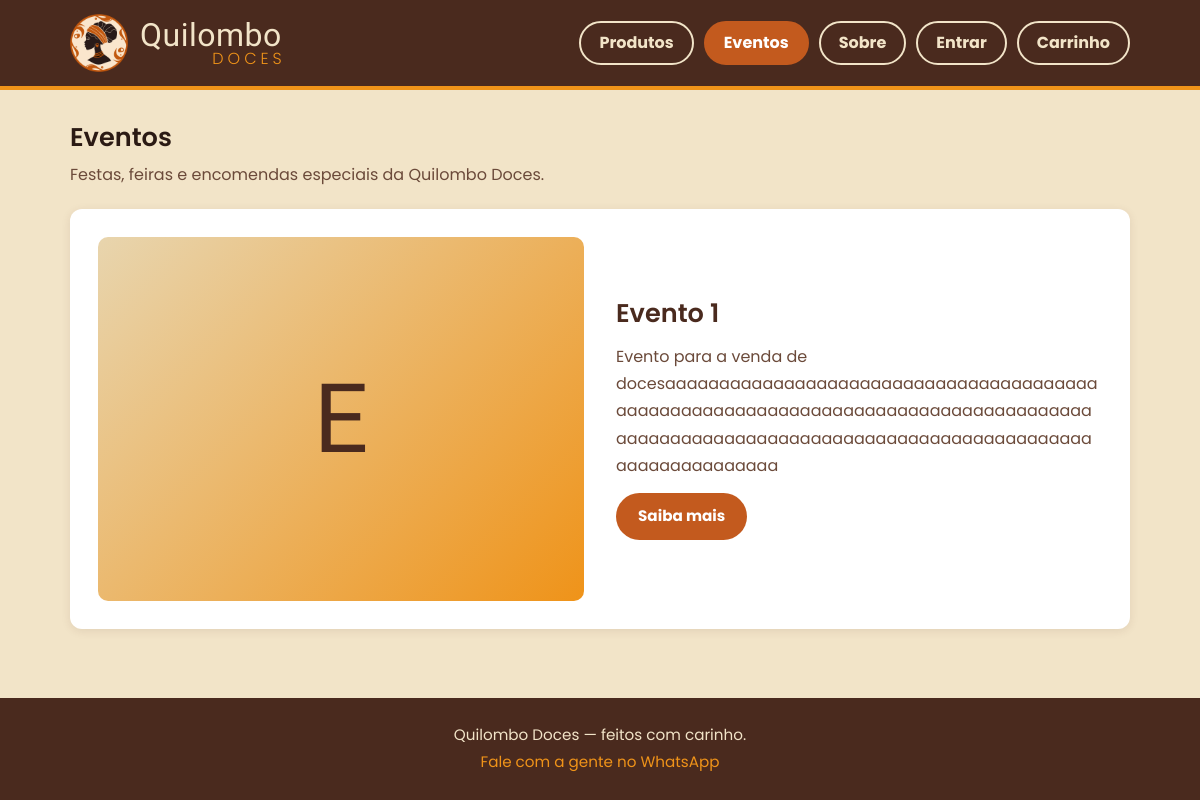
/loja/eventos, run on the app's committed database.
### tables this page shows
CREATE TABLE eventos (
                id     INTEGER PRIMARY KEY AUTOINCREMENT,
                nome   TEXT    NOT NULL,
                descricao TEXT 
            , imagem TEXT);

### app.py (the view)
@app.route("/loja/eventos")
def loja_eventos():
    conn = conectar_banco()
    eventos = conn.execute('SELECT * FROM eventos ORDER BY nome').fetchall()
    conn.close()
    return render_template("loja_eventos.html", eventos=eventos)

### app.py (called while the page is built)
@app.context_processor
def dados_globais():
    return {
        "qtd_carrinho": sum(session.get("carrinho", {}).values()),
        "whatsapp": WHATSAPP,
        "pedidos_pendentes": contar_pedidos_pendentes(),
        "cliente": cliente_atual(),      # cliente logado na loja (ou None)
    }

def contar_pedidos_pendentes():
    conn = conectar_banco()
    qtd = conn.execute(
        "SELECT COUNT(*) FROM pedidos WHERE status = 'informado'").fetchone()[0]
    conn.close()
    return qtd

### contas.py (called while the page is built, shortened)
def cliente_atual():
    id_cliente = session.get("cliente_id")
    if not id_cliente:
        return None

### templates/loja_eventos.html (shortened to what this page needs)
{% extends "base_loja.html" %}
{% block conteudo %}
  <h2 class="secao-titulo">Eventos</h2>
  <p class="secao-intro">Festas, feiras e encomendas especiais da Quilombo Doces.</p>
  {% if eventos %}
    {% for e in eventos %}
      <article class="evento-bloco {% if loop.index is even %}invertido{% endif %}">
        <a class="evento-img" href="{{ url_for('loja_evento', id_evento=e['id']) }}">
          {% if e['imagem'] %}
            <img src="{{ url_for('static', filename='uploads/' ~ e['imagem']) }}" alt="{{ e['nome'] }}">
          {% else %}
            {{ e['nome'][0]|upper }}
          {% endif %}
        </a>
        <div class="evento-texto">
          <h3><a href="{{ url_for('loja_evento', id_evento=e['id']) }}">{{ e['nome'] }}</a></h3>
          {% if e['descricao'] %}
            <p>{{ e['descricao']|truncate(220) }}</p>
          {% endif %}
          <a class="btn btn-principal" href="{{ url_for('loja_evento', id_evento=e['id']) }}">Saiba mais</a>
        </div>
      </article>
    {% endfor %}
  {% else %}
    <p class="vazio">Nenhum evento por enquanto. Volte em breve!</p>
  {% endif %}
{% endblock %}

### static/loja.css (style rules this page uses)
:root { --areia: #f2e4c8; --areia-escura: #e8d5ae; --cacau: #2b1a14; --raiz: #4a2a1e; --cacau-2: #2b1a14; --terracota: #c35a1e; --terracota-hover: #4a2a1e; --ouro: #ef9319; --ouro-hover: #d6820f; --verde: #25d366; --verde-hover: #1da851; --perigo: #c0392b; --sucesso-bg: #e8f6ec; --sucesso-txt: #1e6b3a; --erro-bg: #fdecea; --branco: #ffffff; --borda: #dcc9a0; --texto-suave: #6b4a3a; --raio: 10px; --raio-grande: 12px; --sombra: 0 2px 10px rgba(74, 42, 30, 0.10); --sombra-forte: 0 8px 20px rgba(74, 42, 30, 0.18); --fonte-texto: "Poppins", Arial, sans-serif; --fonte-marca: "Kaushan Script", cursive; --fonte-titulo: "Poppins", Arial, sans-serif; }
* { box-sizing: border-box; }
body { margin: 0; font-family: var(--fonte-texto); font-size: 16px; line-height: 1.5; color: var(--cacau); background: var(--areia); min-height: 100vh; display: flex; flex-direction: column; }
h1, h2, h3 { font-family: var(--fonte-texto); font-weight: 600; line-height: 1.2; }
a { color: var(--terracota); }
h1, h2, h3 { margin: 0; }
a { text-decoration: none; }
.secao-titulo { font-size: 1.6rem; margin: 8px 0 20px; }
.secao-intro { margin: -10px 0 22px; color: var(--texto-suave); }
.btn { display: inline-block; border: 2px solid transparent; border-radius: 999px; padding: 10px 20px; font-family: inherit; font-size: 0.95rem; font-weight: 700; cursor: pointer; text-align: center; transition: background 0.2s, transform 0.1s; }
.btn-principal { background: var(--terracota); color: var(--branco); }
.evento-bloco { display: grid; grid-template-columns: minmax(0, 1fr) minmax(0, 1fr); gap: 32px; align-items: center; background: var(--branco); border-radius: var(--raio-grande); box-shadow: var(--sombra); padding: 28px; margin-bottom: 24px; transition: transform 0.2s, box-shadow 0.2s; }
.evento-img { display: flex; align-items: center; justify-content: center; aspect-ratio: 4 / 3; overflow: hidden; border-radius: var(--raio); background: linear-gradient(135deg, var(--areia-escura), var(--ouro)); color: var(--raiz); font-family: var(--fonte-marca); font-weight: normal; font-size: 6rem; }
.evento-texto { display: flex; flex-direction: column; align-items: flex-start; gap: 14px; }
.evento-texto h3 { font-size: 1.6rem; }
.evento-texto h3 a { color: var(--raiz); }
.evento-texto p { margin: 0; white-space: pre-line; overflow-wrap: anywhere; line-height: 1.7; color: var(--texto-suave); }

### data on the page
eventos: nome "E", nome "Evento 1", descricao "Evento para a venda de docesaaaaaaaaaaaaaaaaaaaaaaaaaaaaaaaaaaaaaaaaaaaaaaaaaaaaaaaaaaaaaaaaaaaaaaaaaaaaaaaaaaaaaaaaaaaaaaaaaaaaaaaaaaaaaaaaaaaaaaaaaaaaaaaaaaaaaaaaaaaaaaa"

### other printed values
{{ cliente['nome'].split()[0] if cliente else 'Entrar' }} "Entrar"
